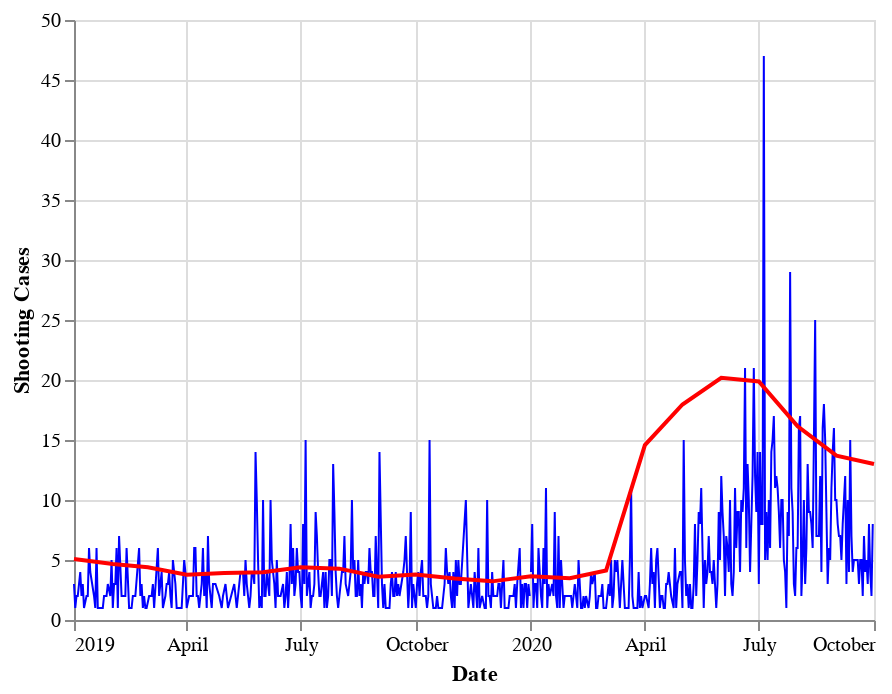

Write notebook code for a chart like this one.
### Code cell
#2019-2020 Shooting Cases and Unemployment Rate
line + unemployment_chart_19_20

### Figure 1 — Vega-Lite specification as saved in the notebook (floating-point values rounded to 4 significant figures; data arrays with more than 128 entries replaced by an {"elided": "..."} marker saying what was removed)
{"config": {"view": {"continuousWidth": 400, "continuousHeight": 300}}, "layer": [{"data": {"name": "data-222490efce7830a8931577dd366ae1f2"}, "mark": {"type": "line", "color": "blue", "size": 1}, "encoding": {"x": {"type": "temporal", "field": "Date"}, "y": {"type": "quantitative", "axis": {"title": "Shooting Cases"}, "field": "Count"}}, "transform": [{"window": [{"op": "mean", "field": "Count", "as": "rolling_mean"}], "frame": [-15, 15]}]}, {"data": {"name": "data-9c79f5c881b5b2f55ac24ae928370866"}, "mark": {"type": "line", "color": "blue", "size": 1}, "encoding": {"x": {"type": "temporal", "field": "Date"}, "y": {"type": "quantitative", "axis": {"title": "Shooting Cases"}, "field": "Count"}}, "transform": [{"window": [{"op": "mean", "field": "Count", "as": "rolling_mean"}], "frame": [-15, 15]}]}, {"data": {"name": "data-55d0b2e3d24a878e2a53f591412c4df1"}, "mark": {"type": "line", "color": "red"}, "encoding": {"tooltip": [{"type": "temporal", "field": "Date"}, {"type": "quantitative", "field": "Umemployment Rate"}], "x": {"type": "temporal", "field": "Date"}, "y": {"type": "quantitative", "field": "Umemployment Rate"}}}], "$schema": "https://vega.github.io/schema/vega-lite/v4.8.1.json", "datasets": {"data-222490efce7830a8931577dd366ae1f2": {"elided": "308 records"}, "data-9c79f5c881b5b2f55ac24ae928370866": {"elided": "254 records"}, "data-55d0b2e3d24a878e2a53f591412c4df1": [{"Date": "2020-01-01T00:00:00", "Umemployment Rate": 3.64}, {"Date": "2020-02-01T00:00:00", "Umemployment Rate": 3.48}, {"Date": "2020-03-01T00:00:00", "Umemployment Rate": 4.12}, {"Date": "2020-04-01T00:00:00", "Umemployment Rate": 14.58}, {"Date": "2020-05-01T00:00:00", "Umemployment Rate": 17.96}, {"Date": "2020-06-01T00:00:00", "Umemployment Rate": 20.18}, {"Date": "2020-07-01T00:00:00", "Umemployment Rate": 19.88}, {"Date": "2020-08-01T00:00:00", "Umemployment Rate": 16.14}, {"Date": "2020-09-01T00:00:00", "Umemployment Rate": 13.7}, {"Date": "2020-10-01T00:00:00", "Umemployment Rate": 13.0}, {"Date": "2019-01-01T00:00:00", "Umemployment Rate": 5.08}, {"Date": "2019-02-01T00:00:00", "Umemployment Rate": 4.66}, {"Date": "2019-03-01T00:00:00", "Umemployment Rate": 4.4}, {"Date": "2019-04-01T00:00:00", "Umemployment Rate": 3.78}, {"Date": "2019-05-01T00:00:00", "Umemployment Rate": 3.92}, {"Date": "2019-06-01T00:00:00", "Umemployment Rate": 3.98}, {"Date": "2019-07-01T00:00:00", "Umemployment Rate": 4.4}, {"Date": "2019-08-01T00:00:00", "Umemployment Rate": 4.28}, {"Date": "2019-09-01T00:00:00", "Umemployment Rate": 3.6}, {"Date": "2019-10-01T00:00:00", "Umemployment Rate": 3.8}, {"Date": "2019-11-01T00:00:00", "Umemployment Rate": 3.46}, {"Date": "2019-12-01T00:00:00", "Umemployment Rate": 3.22}]}}
